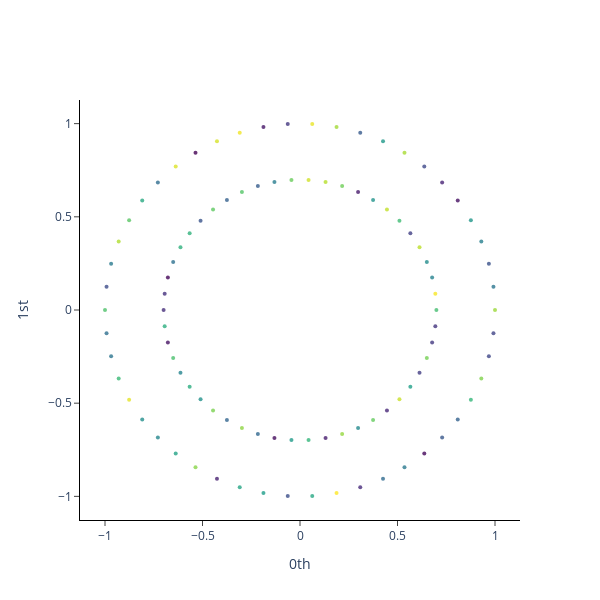

This figure's notebook cell:
### Code cell
i = 4
plot_point_cloud(X[i])
